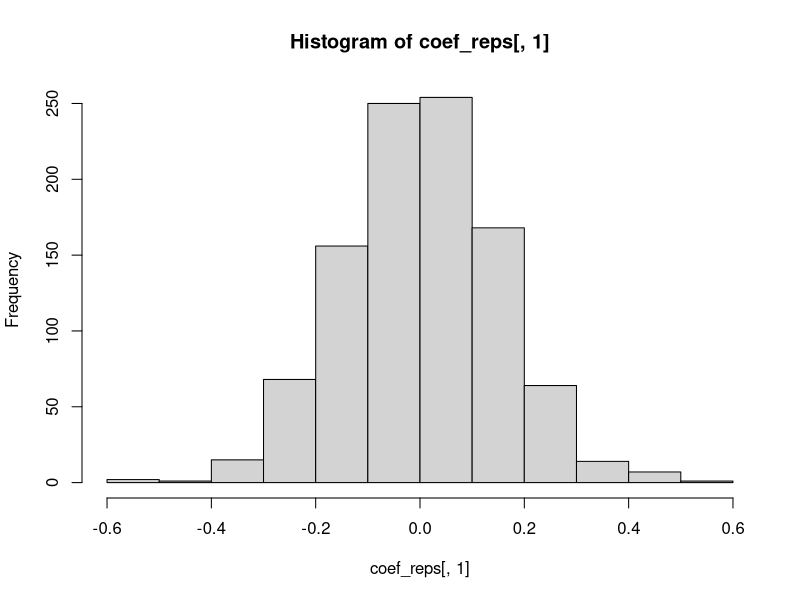
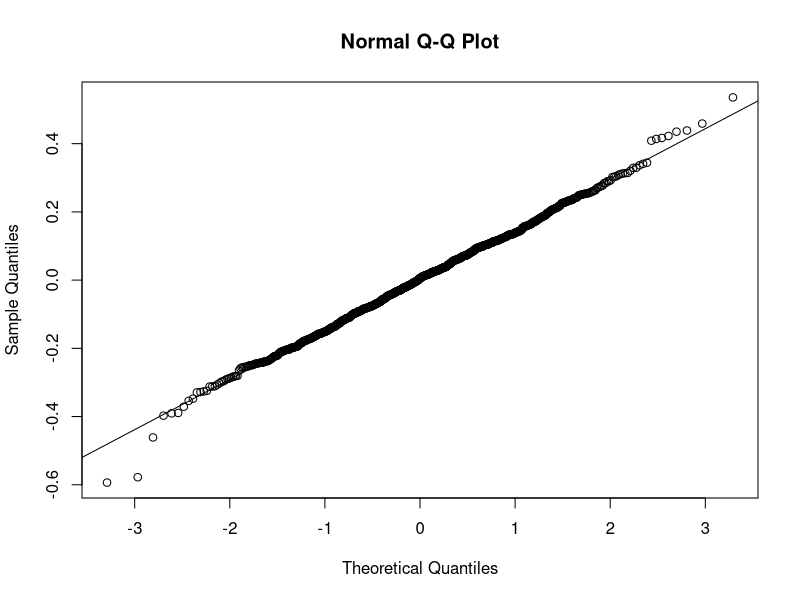
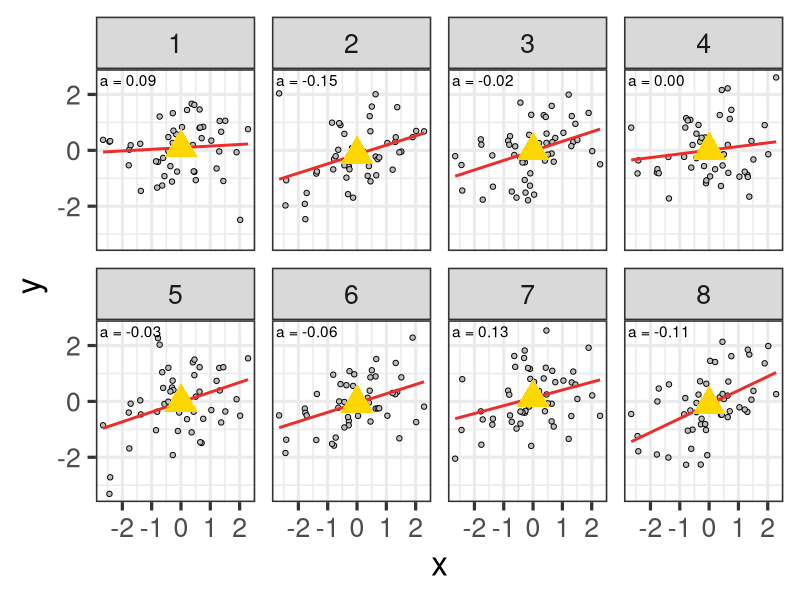

Recreate these plots in R, in order. (Note: this script raises an error after producing the figures.)
rm(list = ls())
library(ggplot2)
library(dplyr)
library(tibble)
out_dir <- "lecture10/figures"
if (!dir.exists(out_dir)) dir.create(out_dir)

save_figs <- function(..., width = 25, height = 25, units = "cm", .base) {
  if (...length() == 1L) {
    ggsave(...elt(1), file = .base,
           width = width, height = height, units = units)
  } else
    for (i in seq_len(...length()))
      ggsave(...elt(i), file = sprintf(.base, i),
             width = width, height = height, units = units)
}

regressioncol <- "firebrick2"

n <- 50
intercept <- 0
sd_x   <- 1
sd_err <- 1
slope <- .25


coef_reps <- matrix(NA, 1000, 2)
for (i in seq_len(nrow(coef_reps))) {
x <- rnorm(n, 0, sd_x) # is fixed?
  e <- rnorm(n, 0, sd_err)
  y <- intercept + x * slope + e
  coef_reps[i, ] <- unname(coef(lm(y ~ x)))
}

hist(coef_reps[, 1])
qqnorm(coef_reps[, 1]); qqline(coef_reps[, 1])

set.seed(42)
nsim <- 8
tib <- tibble()
  x <- rnorm(n, 0, sd_x) # is fixed?
for (i in seq_len(nsim)) {
  e <- rnorm(n, 0, sd_err)
  y <- intercept + x * slope + e
  tib <- rbind(tib, tibble(
    x = x, y = y, panel = i
  ))
}
  
coefs <- tib |> group_by(panel) |> summarise(
  intercept = coef(lm(y ~ x))[1],
  slope = coef(lm(y ~ x))[2]
) |> mutate(label = sprintf("a = %.2f", intercept))

base0 <- ggplot(tib, aes(x = x, y = y)) +
  # geom_smooth(method = "lm", se = FALSE) +
  geom_point(shape = 21, fill = "grey") +
  # geom_text(data = coefs, aes(x = I(.025), y = I(.95), label = label), hjust = 0) +
  facet_wrap(~panel, nrow = 2) +
  theme_bw(base_size = 24)
base1 <- base0 + geom_smooth(method = "lm", se = FALSE, color = regressioncol)
base2 <- base1 + 
  geom_text(data = coefs, aes(x = I(.025), y = I(.94), label = label), hjust = 0) +
  geom_point(data = coefs, aes(x = 0, y = intercept), shape = 17, color = "gold", size = 8)
base2

w <- 12
save_figs(base0, base1, base2, 
          width = 4 * w, height = 2 * w,
          .base = file.path(out_dir, "sampling_dist_%d.svg"))



xx <- seq(0.01, 4, .01)
# yy <- df(xx, 1, 50)
yy <- df(xx, 1, 1002)
f_crit <- .5
f_max <- max(xx)
tib_line  <- tibble(x = xx, y = yy)
tib_shade <- tib_line |> filter(x >= f_crit)
# tib_shade <- bind_rows(tibble(x=f_crit, y = 0), tib_shade, tibble(x=f_max, y = 0))
f_dist0 <- ggplot(tib_line, aes(x, y)) +
  geom_line() +
  labs(x = "F-statistic", y = "Density") +
  theme_bw(base_size = 30)

stat_col <- "darkgreen"
f_dist1 <- f_dist0 +
  geom_vline(xintercept = f_crit, linetype = "dashed", alpha = .7, color = stat_col) +
  annotate("text", x = f_crit + .1, y = 3.05, label = "Test-statistic", hjust = 0, vjust = 0, color = stat_col)

area_col <- "darkorchid4"
xb <- 2.5
yb <- 2
xe <- 1.5
ye <- df(xe, 1, 50) * 2
f_dist2 <- f_dist1 +
  geom_ribbon(data = tib_shade, aes(x = x, ymax = y, ymin = 0), fill = area_col, color = area_col, alpha = .8) +
  geom_segment(x = xb, y = yb, xend = xe, yend = ye, arrow = arrow(length = unit(0.4,"cm")), color = area_col) +
  annotate("text", x = xb*1.05, y = yb*1.05, label = "Area = p-value", hjust = 0, vjust = 0, color = area_col)

save_figs(f_dist0, f_dist1, f_dist2, .base = file.path(out_dir, "f_dist_%d.svg"), width = 40)

f_crit <- .5
f_max <- max(xx)
tib_line  <- tibble(x = xx, y = yy)
tib_shade <- tib_line |> filter(x >= f_crit)
# tib_shade <- bind_rows(tibble(x=f_crit, y = 0), tib_shade, tibble(x=f_max, y = 0))
f_dist0 <- ggplot(tib_line, aes(x, y)) +
  geom_line() +
  labs(x = "F-statistic", y = "Density") +
  theme_bw(base_size = 30)

stat_col <- "darkgreen"
f_dist1 <- f_dist0 +
  geom_vline(xintercept = f_crit, linetype = "dashed", alpha = .7, color = stat_col) +
  annotate("text", x = f_crit + .1, y = 3.05, label = "Test-statistic", hjust = 0, vjust = 0, color = stat_col)

area_col <- "darkorchid4"
xb <- 2.5
yb <- 2
xe <- 1.5
ye <- df(xe, 1, 50) * 2
f_dist2 <- f_dist1 +
  geom_ribbon(data = tib_shade, aes(x = x, ymax = y, ymin = 0), fill = area_col, color = area_col, alpha = .8) +
  geom_segment(x = xb, y = yb, xend = xe, yend = ye, arrow = arrow(length = unit(0.4,"cm")), color = area_col) +
  annotate("text", x = xb*1.05, y = yb*1.05, label = "Area = p-value", hjust = 0, vjust = 0, color = area_col)

save_figs(f_dist0, f_dist1, f_dist2, .base = file.path(out_dir, "f_dist_%d.svg"), width = 40)
